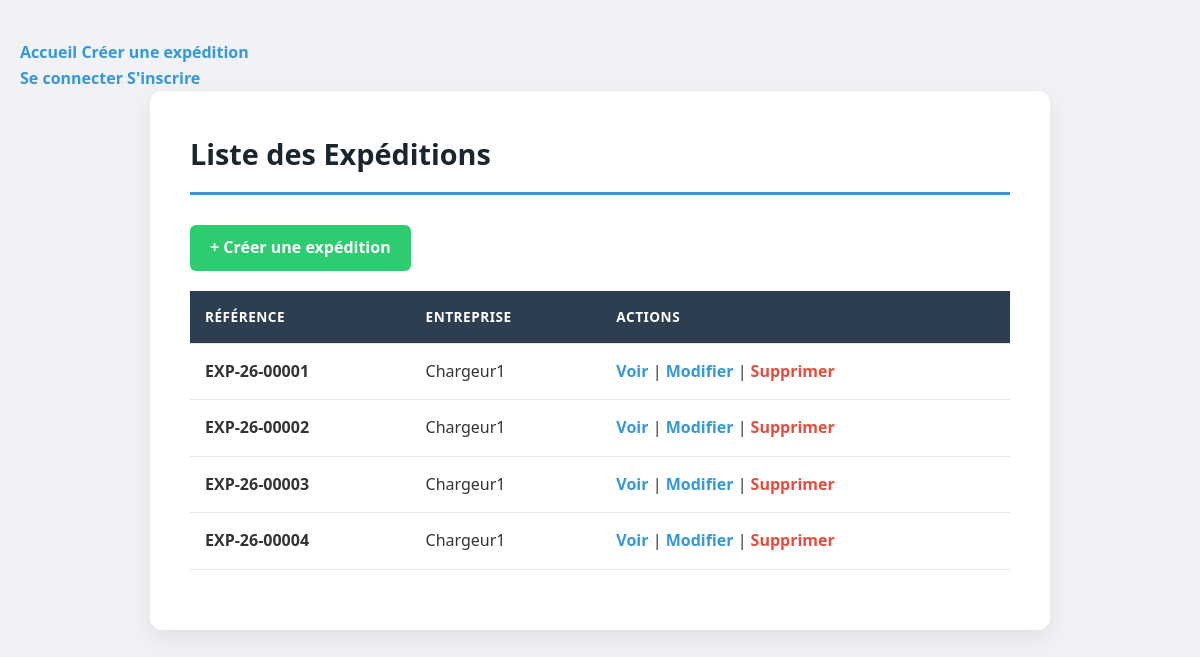
The page /expedition/list_expeditions/ on the database as committed earlier.
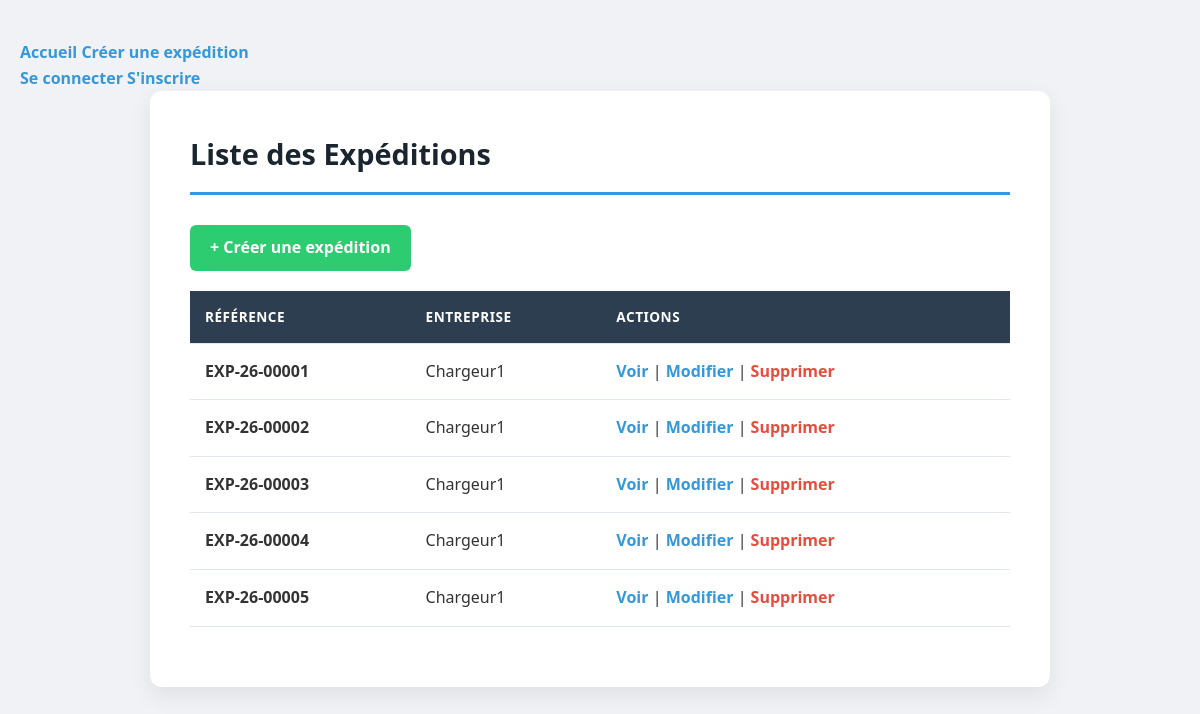
The same page on the database as committed later.
### ExpeditionApp/models.py (models this page shows, shortened)
class Expedition(models.Model):
    STATUT_CHOICES = [
        ('publiee', 'Publiée'),
        ('attribuee', 'Attribuée'),
        ('en_cours', 'En cours'),
        ('livree', 'Livrée'),
        ('annulee', 'Annulée'),
    ]
    reference = models.CharField(max_length=20, unique=True, editable=False)
    ville_depart = models.CharField(max_length=100)
    ville_arrivee = models.CharField(max_length=100)
    poids_kg = models.DecimalField(max_digits=10, decimal_places=2)
    date_souhaitee = models.DateField()
    description = models.TextField(blank=True, null=True)
    statut = models.CharField(
        max_length=20,
        choices=STATUT_CHOICES,
        default='publiee',
    )
    entreprise = models.ForeignKey(
        Entreprise,
        on_delete=models.CASCADE,
        related_name='expeditions',
    )
    created_at = models.DateTimeField(auto_now_add=True)
    updated_at = models.DateTimeField(auto_now=True)

### EntrepriseApp/models.py (models this page shows, shortened)
class Entreprise(models.Model):
    TYPE_CHOICES = [
        ('c', 'Chargeur'),
        ('t', 'Transporteur'),
    ]
    raison_sociale = models.CharField(max_length=200)
    matricule_fiscal = models.CharField(
        max_length=25,
        unique=True,
        validators=[matricule_fiscal_validator],
    )
    adresse = models.TextField(validators=adresse_validators)
    type_entreprise = models.CharField(max_length=1, choices=TYPE_CHOICES)
    utilisateur = models.OneToOneField(
        Utilisateur,
        on_delete=models.CASCADE,
        related_name='entreprise',
    )
    created_at = models.DateTimeField(auto_now_add=True)
    updated_at = models.DateTimeField(auto_now=True)
    def __str__(self):
        return self.raison_sociale

### ExpeditionApp/views.py (the view)
# urls.py: path('list_expeditions/', Liste_expedition.as_view(), name='liste_expedition'),
class Liste_expedition(ListView) :
    model=Expedition
    template_name='expedition/list.html'
    context_object_name='list'

### templates/expedition/list.html (shortened to what this page needs)
{% load static %}
<!DOCTYPE html>
<html lang="fr">
<head>
    <link rel="stylesheet" href="{% static 'css/style.css' %}">
</head>
<body>
    <nav class="navbar">
        <div class="navbar-left">
            <a href="{% url 'Expedition:liste_expedition' %}">Accueil</a>
            <a href="{% url 'Expedition:create_expedition' %}">Créer une expédition</a>
        </div>
        <div class="navbar-right">
            {% if user.is_authenticated %}
                <span>Bienvenue, {{ user.username }} !</span>
                <form method="post" action="{% url 'logout' %}" style="display:inline;">
                    {% csrf_token %}
                    <button type="submit" class="link-button">Se déconnecter</button>
                </form>
            {% else %}
                <a href="{% url 'login' %}">Se connecter</a>
                <a href="{% url 'register' %}">S'inscrire</a>
            {% endif %}
        </div>
    </nav>
    <div class="container">
        <h1>Liste des Expéditions</h1>
        <div style="margin-bottom: 20px;">
            <a href="{% url 'Expedition:create_expedition' %}" class="btn btn-success">
                + Créer une expédition
            </a>
        </div>
        <table>
            <thead>
                <tr>
                    <th>Référence</th>
                    <th>Entreprise</th>
                    <th>Actions</th>
                </tr>
            </thead>
            <tbody>
                {% for expedition in list %}
                <tr>
                    <td><strong>{{ expedition.reference }}</strong></td>
                    <td>{{ expedition.entreprise }}</td>
                    <td>
                        <a href="{% url 'Expedition:detail_expedition' expedition.pk %}">Voir</a> |
                        <a href="{% url 'Expedition:update_expedition' expedition.pk %}">Modifier</a> |
                        <a href="{% url 'Expedition:delete_expedition' expedition.pk %}"
                           style="color:#e74c3c;">Supprimer</a>
                    </td>
                </tr>
                {% empty %}
                <tr>
                    <td colspan="3">Aucune expédition pour le moment.</td>
                </tr>
                {% endfor %}
            </tbody>
        </table>
    </div>
</body>
</html>

Rows that differ between the two databases and show on the page:
added Expedition: reference "EXP-26-00005", entreprise "Chargeur1"
